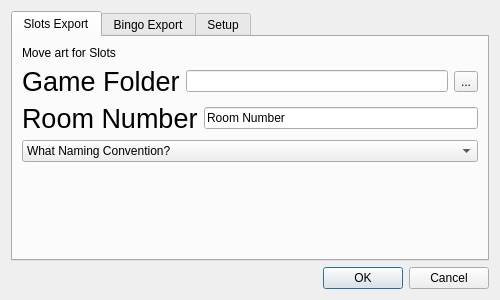
<?xml version="1.0" encoding="UTF-8"?>
<ui version="4.0">
 <class>ArtTools</class>
 <widget class="QDialog" name="ArtTools">
  <property name="geometry">
   <rect>
    <x>0</x>
    <y>0</y>
    <width>500</width>
    <height>300</height>
   </rect>
  </property>
  <property name="minimumSize">
   <size>
    <width>500</width>
    <height>300</height>
   </size>
  </property>
  <property name="maximumSize">
   <size>
    <width>500</width>
    <height>300</height>
   </size>
  </property>
  <property name="windowTitle">
   <string>Dialog</string>
  </property>
  <layout class="QVBoxLayout" name="verticalLayout">
   <item>
    <widget class="QTabWidget" name="TopTab">
     <property name="toolTip">
      <string>&lt;html&gt;&lt;head/&gt;&lt;body&gt;&lt;p&gt;&lt;br/&gt;&lt;/p&gt;&lt;/body&gt;&lt;/html&gt;</string>
     </property>
     <property name="whatsThis">
      <string>&lt;html&gt;&lt;head/&gt;&lt;body&gt;&lt;p&gt;&lt;br/&gt;&lt;/p&gt;&lt;/body&gt;&lt;/html&gt;</string>
     </property>
     <property name="styleSheet">
      <string notr="true"/>
     </property>
     <property name="currentIndex">
      <number>0</number>
     </property>
     <widget class="QWidget" name="ArtExport">
      <attribute name="title">
       <string>Slots Export</string>
      </attribute>
      <layout class="QVBoxLayout" name="verticalLayout_3">
       <item>
        <widget class="QLabel" name="label_2">
         <property name="text">
          <string>Move art for Slots</string>
         </property>
        </widget>
       </item>
       <item>
        <layout class="QHBoxLayout" name="horizontalLayout">
         <item>
          <widget class="QLabel" name="SlotsGameFolder">
           <property name="font">
            <font>
             <pointsize>20</pointsize>
            </font>
           </property>
           <property name="text">
            <string>Game Folder</string>
           </property>
          </widget>
         </item>
         <item>
          <widget class="QLineEdit" name="SlotsGameFolderLocation"/>
         </item>
         <item>
          <widget class="QToolButton" name="SlotsGameFolderFinder">
           <property name="text">
            <string>...</string>
           </property>
          </widget>
         </item>
        </layout>
       </item>
       <item>
        <layout class="QHBoxLayout" name="horizontalLayout_7">
         <item>
          <widget class="QLabel" name="SlotsRoomNumberLabel">
           <property name="font">
            <font>
             <pointsize>20</pointsize>
            </font>
           </property>
           <property name="text">
            <string>Room Number</string>
           </property>
          </widget>
         </item>
         <item>
          <widget class="QLineEdit" name="SlotsRoomNumber">
           <property name="text">
            <string>Room Number</string>
           </property>
          </widget>
         </item>
        </layout>
       </item>
       <item>
        <widget class="QComboBox" name="NamingConventnion">
         <item>
          <property name="text">
           <string>What Naming Convention?</string>
          </property>
         </item>
         <item>
          <property name="text">
           <string>Old</string>
          </property>
         </item>
         <item>
          <property name="text">
           <string>New</string>
          </property>
         </item>
         <item>
          <property name="text">
           <string>Rotelle</string>
          </property>
         </item>
         <item>
          <property name="text">
           <string>Rotelle Conversion</string>
          </property>
         </item>
        </widget>
       </item>
       <item>
        <spacer name="verticalSpacer_2">
         <property name="orientation">
          <enum>Qt::Vertical</enum>
         </property>
         <property name="sizeHint" stdset="0">
          <size>
           <width>20</width>
           <height>166</height>
          </size>
         </property>
        </spacer>
       </item>
      </layout>
     </widget>
     <widget class="QWidget" name="BingoExport">
      <attribute name="title">
       <string>Bingo Export</string>
      </attribute>
      <layout class="QVBoxLayout" name="verticalLayout_2">
       <item>
        <widget class="QLabel" name="label_3">
         <property name="text">
          <string>Move art for Bingo</string>
         </property>
        </widget>
       </item>
       <item>
        <layout class="QHBoxLayout" name="horizontalLayout_2">
         <item>
          <widget class="QLabel" name="BingoGameFolderTag">
           <property name="font">
            <font>
             <pointsize>20</pointsize>
            </font>
           </property>
           <property name="text">
            <string>Game Folder</string>
           </property>
          </widget>
         </item>
         <item>
          <widget class="QLineEdit" name="BingoGameFolderLocation"/>
         </item>
         <item>
          <widget class="QToolButton" name="BingoGameFolderFinder">
           <property name="text">
            <string>...</string>
           </property>
          </widget>
         </item>
        </layout>
       </item>
       <item>
        <layout class="QHBoxLayout" name="horizontalLayout_8">
         <item>
          <widget class="QLabel" name="BingoRoomNumberLabel">
           <property name="font">
            <font>
             <pointsize>20</pointsize>
            </font>
           </property>
           <property name="text">
            <string>Room Number</string>
           </property>
          </widget>
         </item>
         <item>
          <widget class="QLineEdit" name="BingoRoomNumber">
           <property name="text">
            <string>Room Number</string>
           </property>
          </widget>
         </item>
        </layout>
       </item>
       <item>
        <spacer name="verticalSpacer">
         <property name="orientation">
          <enum>Qt::Vertical</enum>
         </property>
         <property name="sizeHint" stdset="0">
          <size>
           <width>20</width>
           <height>106</height>
          </size>
         </property>
        </spacer>
       </item>
      </layout>
     </widget>
     <widget class="QWidget" name="Setup">
      <attribute name="title">
       <string>Setup</string>
      </attribute>
      <layout class="QVBoxLayout" name="verticalLayout_4">
       <item>
        <widget class="QLabel" name="label_4">
         <property name="text">
          <string>Tell us where your stuff lives!</string>
         </property>
        </widget>
       </item>
       <item>
        <layout class="QHBoxLayout" name="horizontalLayout_6">
         <item>
          <widget class="QLabel" name="BingoAssetsFolderLabel">
           <property name="font">
            <font>
             <pointsize>20</pointsize>
            </font>
           </property>
           <property name="text">
            <string>BingoAssetsFolder</string>
           </property>
          </widget>
         </item>
         <item>
          <widget class="QLineEdit" name="BingoAssetsFolderLocation"/>
         </item>
         <item>
          <widget class="QToolButton" name="BingoAssetsFolder">
           <property name="text">
            <string>...</string>
           </property>
          </widget>
         </item>
        </layout>
       </item>
       <item>
        <spacer name="verticalSpacer_3">
         <property name="orientation">
          <enum>Qt::Vertical</enum>
         </property>
         <property name="sizeHint" stdset="0">
          <size>
           <width>20</width>
           <height>166</height>
          </size>
         </property>
        </spacer>
       </item>
      </layout>
     </widget>
    </widget>
   </item>
   <item>
    <widget class="QDialogButtonBox" name="buttonBox">
     <property name="orientation">
      <enum>Qt::Horizontal</enum>
     </property>
     <property name="standardButtons">
      <set>QDialogButtonBox::Cancel|QDialogButtonBox::Ok</set>
     </property>
    </widget>
   </item>
  </layout>
 </widget>
 <resources/>
 <connections/>
</ui>
